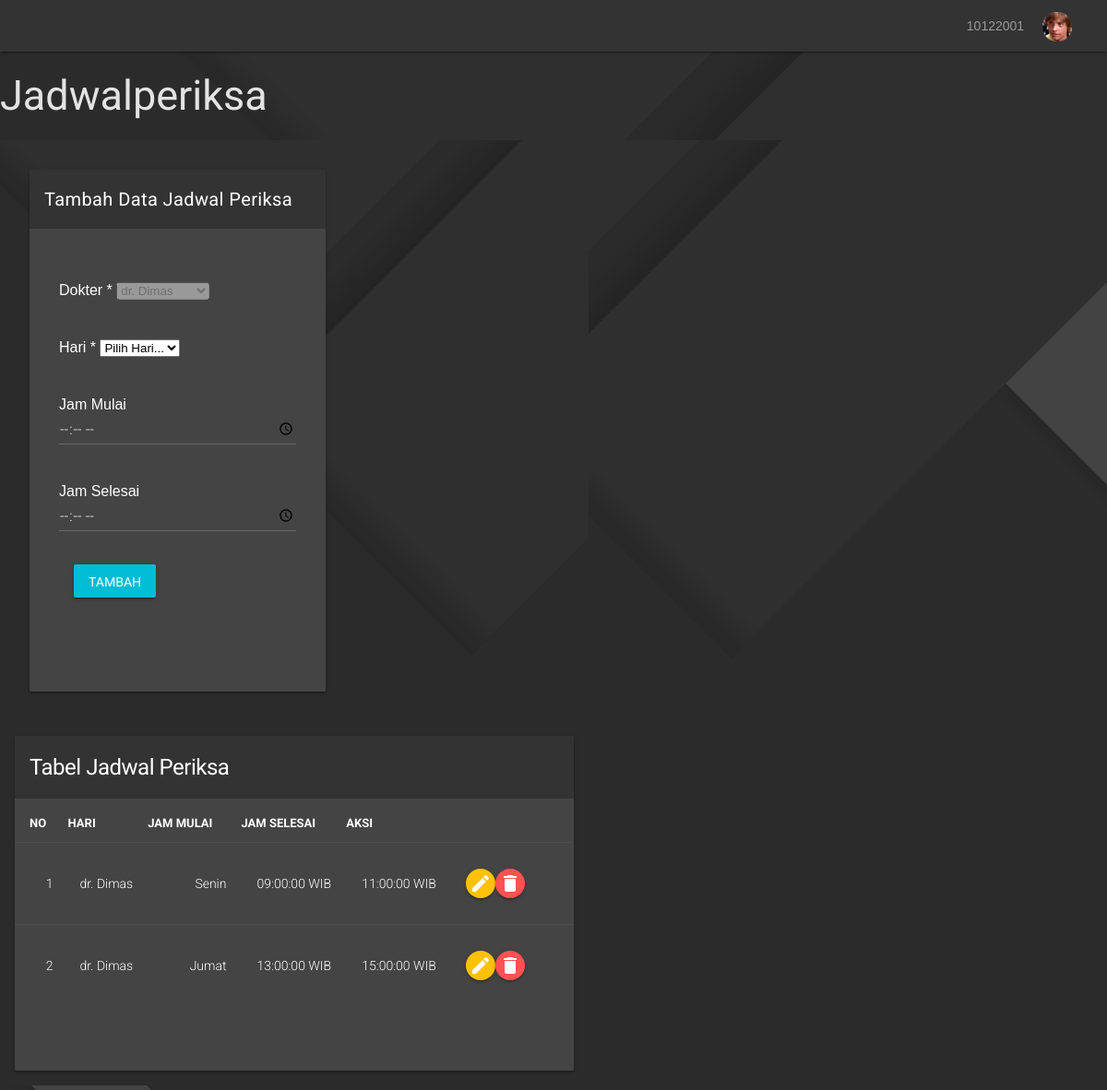
Before: /dokterdashboard.php?page=jadwalperiksa (signed in) with the older database file.
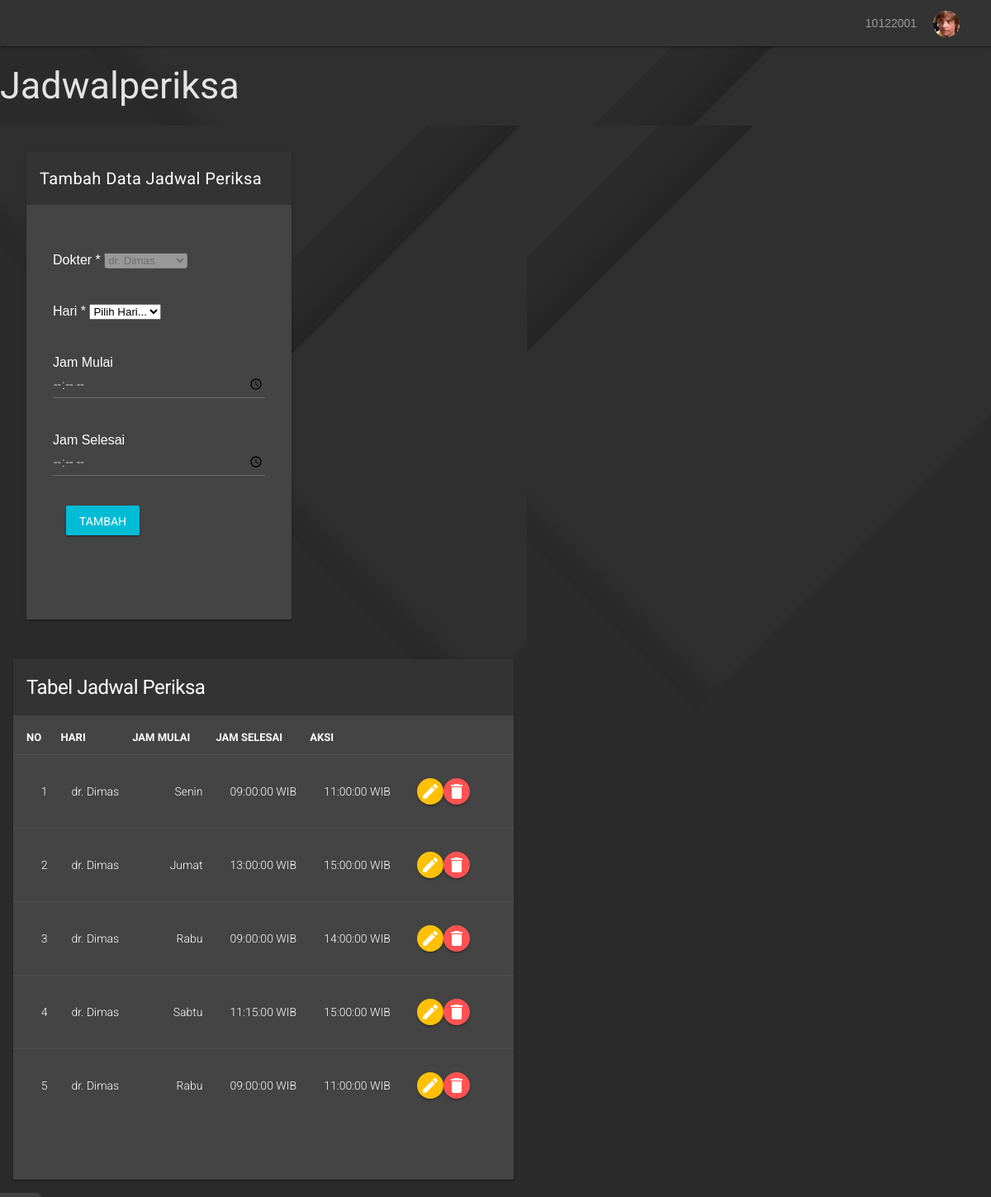
After: the same page with the newer database file.
### tables this page shows
CREATE TABLE `jadwal_periksa` (
  `id` int(11) UNSIGNED NOT NULL,
  `id_dokter` int(11) UNSIGNED NOT NULL,
  `hari` enum('Senin','Selasa','Rabu','Kamis','Jumat','Sabtu') NOT NULL,
  `jam_mulai` time NOT NULL,
  `jam_selesai` time NOT NULL
);

CREATE TABLE `dokter` (
  `id` int(11) UNSIGNED NOT NULL,
  `nama` varchar(255) NOT NULL,
  `alamat` varchar(255) NOT NULL,
  `no_hp` varchar(50) NOT NULL,
  `id_poli` int(11) UNSIGNED NOT NULL,
  `nip` varchar(50) NOT NULL,
  `password` varchar(255) NOT NULL
);

### jadwalperiksa.php (the view, shortened to what this page needs)
<main class="mdl-layout__content ui-form-components">
<div class="mdl-grid mdl-cell mdl-cell--12-col-desktop mdl-cell--12-col-tablet mdl-cell--4-col-phone mdl-cell--top">
    <div class="mdl-cell mdl-cell--7-col-desktop mdl-cell--7-col-tablet mdl-cell--4-col-phone">
        <div class="mdl-card mdl-shadow--2dp">
            <div class="mdl-card__title">
                <h5 class="mdl-card__title-text text-color--white">Tambah Data Jadwal Periksa</h5>
            </div>
            <div class="mdl-card__supporting-text">
                <form action="" method="POST" onsubmit="return(validate());">
                    <?php
                    $jam_mulai = '';
                    $jam_selesai = '';
                    ?>
                    <div class="mdl-grid">
                        <div class="mdl-cell mdl-cell--12-col-desktop mdl-cell--12-col-tablet mdl-cell--4-col-phone form__article">
                        <div class="mdl-textfield mdl-js-textfield full-size">
                            <label for="id_dokter">Dokter <span class="text-danger">*</span></label>
                            <select disabled class="form-select" name="id_dokter" aria-label="id_dokter">
                                <?php
                                    $id_dokter = $_SESSION['id'];
                                    $result = mysqli_query($mysqli, "SELECT * FROM dokter WHERE id");
                                    while($data = mysqli_fetch_assoc($result)) {
                                        $selected = ($data['id'] == $id_dokter) ? 'selected' : '';
                                        echo "<option $selected value='" . $data['id'] . "'>" . $data['nama'] . "</option>";
                                    }
                                ?>
                            </select>
                            </div>
                            <div class="mdl-textfield mdl-js-textfield full-size">
                                <label for="hari">Hari <span class="text-danger">*</span></label>
                                <select class="form-select" name="hari" aria-label="hari">
                                <option value="" selected>Pilih Hari...</option>
                            </select>
                            </div>
                            <div class="mdl-textfield mdl-js-textfield full-size">Jam Mulai
                                <input class="mdl-textfield__input" type="time" id="inputHarga" name="jam_mulai" value="<?php echo $jam_mulai ?>">
                            </div>
                            <div class="mdl-textfield mdl-js-textfield full-size">Jam Selesai
                                <input class="mdl-textfield__input" type="time" id="inputHarga" name="jam_selesai" value="<?php echo $jam_selesai ?>">
                            </div>
                            <li class="mdl-list__item">
                                <button type="submit" name="simpan" class="mdl-button mdl-js-button mdl-button--raised mdl-js-ripple-effect button--colored-light-blue">
                                    Tambah
                                </button>
                            </li>
                        </div>
                    </div>
                </form>
            </div>
        </div>
    </div>
</div>
<div class="mdl-grid ui-tables">
            <div class="mdl-cell mdl-cell--12-col-desktop mdl-cell--12-col-tablet mdl-cell--4-col-phone">
                <div class="mdl-card mdl-shadow--2dp">
                    <div class="mdl-card__title">
                        <h1 class="mdl-card__title-text">Tabel Jadwal Periksa</h1>
                    </div>
                    <div class="mdl-card__supporting-text no-padding">
                        <table class="mdl-data-table mdl-js-data-table">
                            <thead>
                                <tr>
                                    <th class="mdl-data-table__cell--non-numeric">NO</th>
                                    <th class="mdl-data-table__cell--non-numeric">HARI</th>
                                    <th class="mdl-data-table__cell--non-numeric">JAM MULAI</th>
                                    <th class="mdl-data-table__cell--non-numeric">JAM SELESAI</th>
                                    <th class="mdl-data-table__cell--non-numeric">AKSI</th>
                            </thead>
                            <tbody>
                            <?php
                            $id_dokter = $_SESSION['id'];
                            $result = mysqli_query($mysqli, "SELECT dokter.nama, jadwal_periksa.id, jadwal_periksa.hari, jadwal_periksa.jam_mulai, jadwal_periksa.jam_selesai
                            FROM dokter
                            JOIN jadwal_periksa ON dokter.id = jadwal_periksa.id_dokter
                            WHERE dokter.id = $id_dokter");
                            $no = 1;
                            while ($data = mysqli_fetch_array($result)) :
                            ?>
                                <tr>
                                    <td><?php echo $no++ ?></td>
                                    <td><?php echo $data['nama'] ?></td>
                                    <td><?php echo $data['hari'] ?></td>
                                    <td><?php echo $data['jam_mulai'] ?> WIB</td>
                                    <td><?php echo $data['jam_selesai'] ?> WIB</td>
                                    <td>
                                            <li class="mdl-list__item">
                                                <a href="dokterdashboard.php?page=jadwalperiksa&id=<?php echo $data['id'] ?>">
                                                    <button class="mdl-button mdl-js-button mdl-button--icon mdl-button--raised mdl-js-ripple-effect button--colored-orange">
                                                        <i class="material-icons">edit</i>
                                                    </button>
                                                </a>
                                                <a href="dokterdashboard.php?page=jadwalperiksa&id=<?php echo $data['id'] ?>&aksi=hapus">
                                                    <button class="mdl-button mdl-js-button mdl-button--icon mdl-button--raised mdl-js-ripple-effect button--colored-red">
                                                        <i class="material-icons">delete</i>
                                                    </button>
                                                </a>
                                            </li>
                                    </td>
                                </tr>
                                <?php endwhile; ?>
                            </tbody>
                        </table>
                    </div>
                </div>
            </div>
        </div>
</main>

### dokterdashboard.php (shortened to what this page needs)
<!doctype html>
<html lang="en" xmlns="http://www.w3.org/1999/html">
<head>
    <link rel="stylesheet" href="css/lib/getmdl-select.min.css">
    <link rel="stylesheet" href="css/lib/nv.d3.min.css">
    <link rel="stylesheet" href="css/application.min.css">
</head>
<body>
<div class="mdl-layout mdl-js-layout mdl-layout--fixed-drawer mdl-layout--fixed-header is-small-screen">
    <header class="mdl-layout__header">
        <div class="mdl-layout__header-row">
            <?php
                if (isset($_SESSION['nip'])) {
            ?>
            <div class="avatar-dropdown" id="icon">
                <span><?php echo $_SESSION['nip'] ?></span>
                <img src="images/Icon_header.png">
            </div>
            <?php
              }
            ?>
        </div>
    </header>
    <main class="mdl-layout__content">
        <div class="mdl-grid mdl-grid--no-spacing dashboard">
            <div class="mdl-grid mdl-cell mdl-cell--9-col-desktop mdl-cell--12-col-tablet mdl-cell--4-col-phone mdl-cell--top">
                <h2>
                <?php
                                if (isset($_GET['page'])) {
                                    echo ucwords($_GET['page']);
                                } else {
                                    echo "Dashboard";
                                }
                                ?>
                </h2>
            </div>
            <main class="mdl-layout__content ">
            <main role="main" class="container">
                <div class="container-fluid">
                    <?php
                    if (isset($_GET['page'])) {
                        include($_GET['page'] . ".php");
                    } else {
                        echo "<h2>Welcome, Doctor</h2>";
                    }
                    ?>
                </div>
            </main>
</div>
</body>
</html>

Changed rows visible on the page:
added jadwal_periksa: id_dokter.nama "dr. Dimas", hari "Rabu", jam_mulai "09:00:00", jam_selesai "14:00:00"
added jadwal_periksa: id_dokter.nama "dr. Dimas", hari "Sabtu", jam_mulai "11:15:00", jam_selesai "15:00:00"
added jadwal_periksa: id_dokter.nama "dr. Dimas", hari "Rabu", jam_mulai "09:00:00", jam_selesai "11:00:00"
